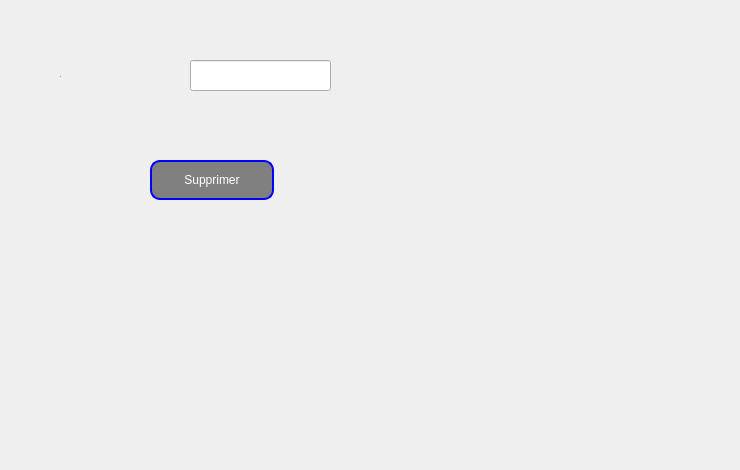
     <widget class="QWidget" name="tab_29">
      <attribute name="title">
       <string>Supprimer</string>
      </attribute>
      <widget class="QLineEdit" name="lineEdit_11">
       <property name="geometry">
        <rect>
         <x>190</x>
         <y>60</y>
         <width>141</width>
         <height>31</height>
        </rect>
       </property>
       <property name="styleSheet">
        <string notr="true">QLineEdit
{
    border-color: blue

    
}

</string>
       </property>
      </widget>
      <widget class="QLabel" name="label_33">
       <property name="geometry">
        <rect>
         <x>60</x>
         <y>70</y>
         <width>47</width>
         <height>13</height>
        </rect>
       </property>
       <property name="font">
        <font>
         <pointsize>-1</pointsize>
        </font>
       </property>
       <property name="text">
        <string>ID</string>
       </property>
      </widget>
      <widget class="QPushButton" name="Button_supprimer3">
       <property name="geometry">
        <rect>
         <x>150</x>
         <y>160</y>
         <width>124</width>
         <height>40</height>
        </rect>
       </property>
       <property name="styleSheet">
        <string notr="true">QPushButton {
color: white;
  background: gray;

border-width: 2px;
border-color: blue;
border-style: solid;
border-radius: 10;
padding: 3px;
font-size: 12px;
padding-left: 5px;
padding-right: 5px;
min-width: 110px;
max-width: 110px;
min-height: 30px;
max-height: 30px;
}</string>
       </property>
       <property name="text">
        <string>Supprimer</string>
       </property>
       <property name="iconSize">
        <size>
         <width>25</width>
         <height>25</height>
        </size>
       </property>
      </widget>
      <widget class="QLabel" name="label_150">
       <property name="geometry">
        <rect>
         <x>0</x>
         <y>0</y>
         <width>731</width>
         <height>461</height>
        </rect>
       </property>
       <property name="text">
        <string/>
       </property>
       <property name="pixmap">
        <pixmap>../../Desktop/qt/ok.jpg</pixmap>
       </property>
       <property name="scaledContents">
        <bool>true</bool>
       </property>
      </widget>
      <zorder>label_150</zorder>
      <zorder>lineEdit_11</zorder>
      <zorder>label_33</zorder>
      <zorder>Button_supprimer3</zorder>
     </widget>
